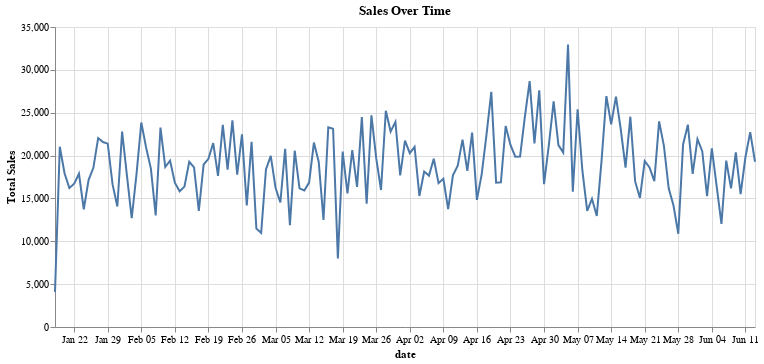

Notebook source saved alongside this figure:
### Code cell
dailySales = df_2017[df_2017["order_region"]=="Central America"].copy().reset_index()
dailySales = dailySales.groupby(pd.Grouper(key="order_date", freq="D")).agg({"sales": "sum"}).reset_index()
dailySales["sales"] = dailySales["sales"].round()
# dailySales.rename(columns={"order_date": "date"}, inplace=True)
dailySales["order_date"] = pd.to_datetime(dailySales["order_date"]).dt.strftime("%Y-%m-%d")

dailySalesChart = alt.Chart(dailySales).mark_line().encode(
    x=alt.X("order_date:T", title="date"),
    y=alt.Y("sales:Q", title="Total Sales"),
).properties(
    title="Sales Over Time",
    width=700,
    height=300
)

dailySalesChart

### Figure 1 — Vega-Lite specification as saved in the notebook (floating-point values rounded to 4 significant figures; data arrays with more than 128 entries replaced by an {"elided": "..."} marker saying what was removed)
{"config": {"view": {"continuousWidth": 400, "continuousHeight": 300}}, "data": {"name": "data-59c555119ae139ba34a9160f68eb9ccd"}, "mark": "line", "encoding": {"x": {"field": "order_date", "title": "date", "type": "temporal"}, "y": {"field": "sales", "title": "Total Sales", "type": "quantitative"}}, "height": 300, "title": "Sales Over Time", "width": 700, "$schema": "https://vega.github.io/schema/vega-lite/v4.17.0.json", "datasets": {"data-59c555119ae139ba34a9160f68eb9ccd": {"elided": "147 records"}}}
